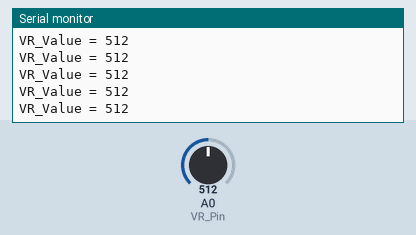
Recording of a sketch running on a simulated Arduino Uno, built with avr-gcc and run on an emulated ATmega328P. On the bench: the last lines printed to the serial monitor. The inputs (shaded band) are chosen by the test bench; at power-on: A0 (VR_Pin) = 512.

Above: at 1.2 s.
1.3 s: A0 (VR_Pin) set to 106
At 2.3 s:
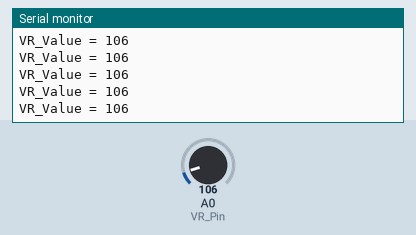
4.3 s: A0 (VR_Pin) set to 88
At 4.8 s:
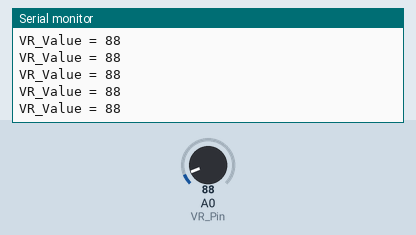
5.8 s: A0 (VR_Pin) set to 11
At 6.6 s:
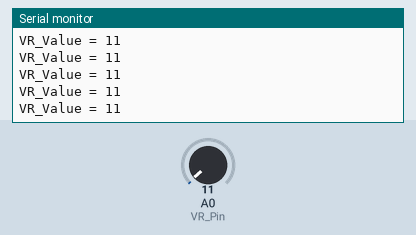
8.8 s: A0 (VR_Pin) set to 8
At 9.5 s:
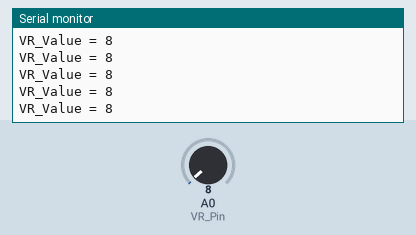
14.8 s: A0 (VR_Pin) set to 987
At 15.6 s:
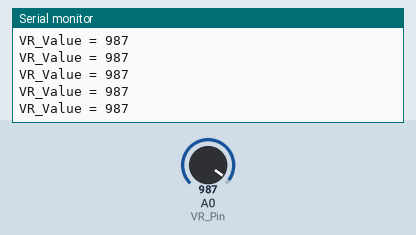
17.8 s: A0 (VR_Pin) set to 1012
At 18.6 s:
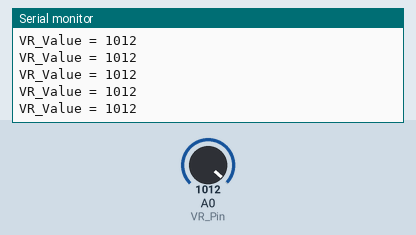
Timing chart, 0 to 20.3 s (numbered marks = the images above; inputs shaded):
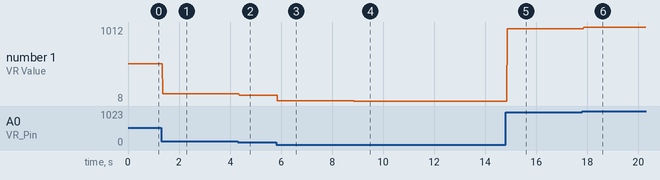

The sketch:

ex_2_10_1.ino
```cpp
int VR_Pin = A0;
int VR_Value = 0;
void setup() {
  // put your setup code here, to run once:
  Serial.begin(9600);
}

void loop() {
  // put your main code here, to run repeatedly:
  VR_Value = analogRead(VR_Pin);
  Serial.print("VR_Value = ");
  Serial.println(VR_Value);
  delay(10);
}
```

Measured:
- after the input at 1.3 s, the serial monitor: prints a new line after 0.06 s (image 1)
- after the input at 4.3 s, the serial monitor: prints a new line after 0.06 s (image 2)
- after the input at 5.8 s, the serial monitor: prints a new line after 0.06 s (image 3)
- after the input at 8.8 s, the serial monitor: prints a new line after 0.07 s (image 4)
- after the input at 14.8 s, the serial monitor: prints a new line after 0.07 s (image 5)
- after the input at 17.8 s, the serial monitor: prints a new line after 0.06 s (image 6)
- plotted number 1: 512 → 106 after the input at 1.3 s, 106 → 88 after the input at 4.3 s, 88 → 11 after the input at 5.8 s, 11 → 8 after the input at 8.8 s, 8 → 987 after the input at 14.8 s
